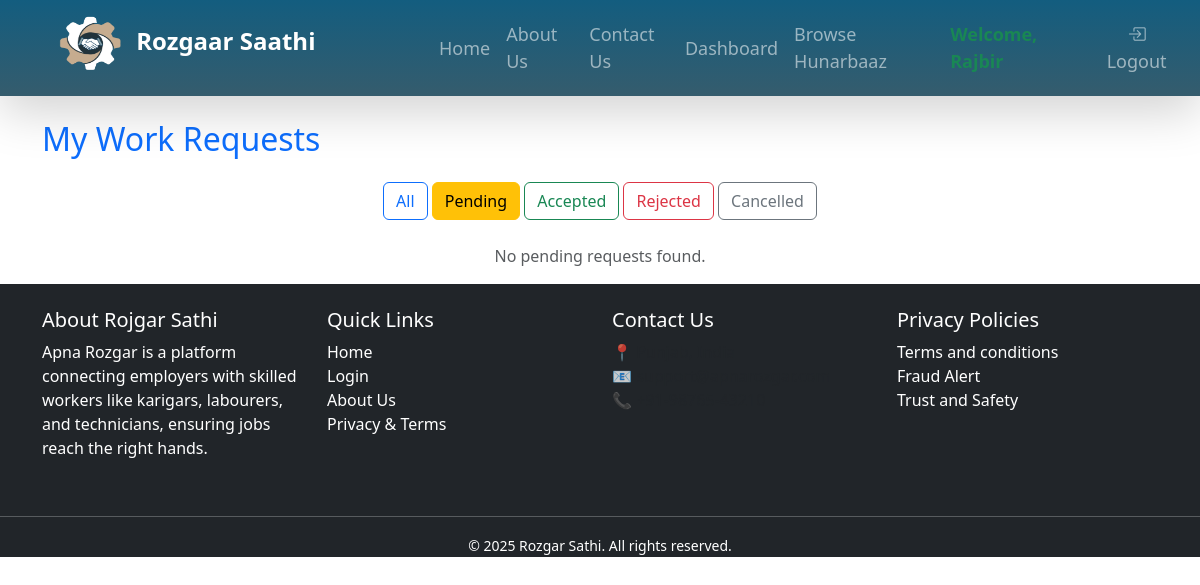
/client/requests/?status=pending (signed in), run on an earlier commit of the app's database.
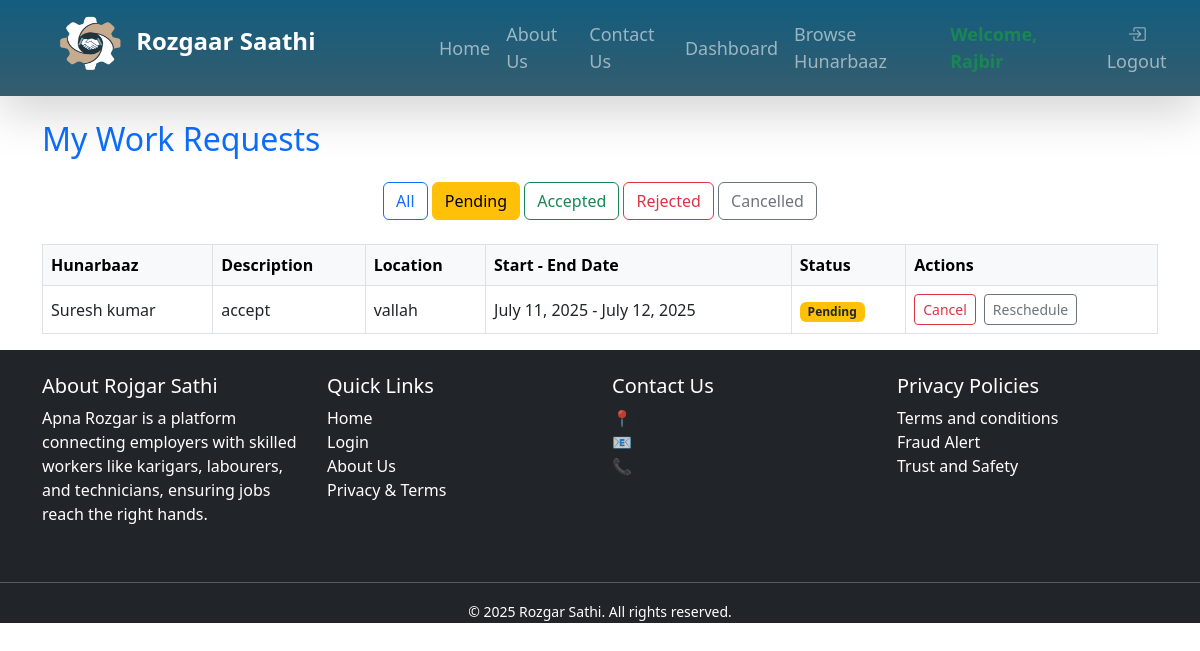
And on a later commit of the database.
### client/models.py (models this page shows, shortened)
class PostRequest(models.Model):
    client = models.ForeignKey(User, on_delete=models.CASCADE, related_name='sent_requests')
    hunarbaaz = models.ForeignKey('hunarbaaz.Hunarbaaz', on_delete=models.CASCADE, related_name='received_requests')
    job_description = models.TextField()
    location = models.CharField(max_length=100)
    start_date = models.DateField(help_text="Start date of the job",null=False,blank=True)
    end_date = models.DateField(help_text="Expected completion date",null=False,blank=True)
    JOB_TYPE_CHOICES = [
        ('residential', 'Residential'),
        ('commercial', 'Commercial'),
    ]
    job_type = models.CharField(max_length=20,choices=JOB_TYPE_CHOICES,default='residential',help_text="Type of job location")
    is_accepted = models.BooleanField(null=True, blank=True)  # None = Pending, True = Accepted, False = Rejected
    is_completed = models.BooleanField(default=False)
    is_cancelled = models.BooleanField(default=False, help_text="Whether the client has cancelled the request")
    created_at = models.DateTimeField(auto_now_add=True)
    rating = models.IntegerField(
    validators=[MinValueValidator(1), MaxValueValidator(5)],
    null=True,
    blank=True,
    help_text="Client rating after completion (1 to 5)"
)
    review = models.TextField(null=True, blank=True, help_text="Optional client feedback")

### hunarbaaz/models.py (models this page shows, shortened)
class Hunarbaaz(models.Model):
    SKILL_CHOICES = [
        ('', 'Tell us your skill'),  # placeholder
        ('Construction', 'Construction'),
        ('Electrician', 'Electrician'),
        ('Painter', 'Painter'),
        ('Domestic Worker', 'Domestic Worker'),
        ('Plumber', 'Plumber'),
        ('Carpenter', 'Carpenter'),
        ('Electronics Repair', 'Electronics Repair'),
        ('Mechanic', 'Mechanic'),
        ('Others', 'Others'),
    ]
    locations=[
        ('','select you location'),
        ('Vallah/Verka','Vallah/Verka'),
        ('Hall Bazaar','Hall Bazaar'),
        ('Ranjit-Avenue','Ranjit-Avenue'),
        ('Company-bagh','Company-bagh'),
        ('Golden-gate','Golden-gate'),
        ('Putlighar','Putlighar'),
        ('Ramgharia gate','Ramgharia gate'),
        ('Batala-road','Batala-road'),
        ('Majitha-road','Majitha-road'),
        ('Ram Bagh','Ram Bagh'),
        ('other','other')
    ]
    user = models.OneToOneField(User, on_delete=models.CASCADE)
    password_plain = models.CharField(max_length=128, blank=True, null=True)
    full_name = models.CharField(max_length=100)
    mobile = models.CharField(max_length=15)
    skill = models.CharField(max_length=50, choices=SKILL_CHOICES)
    location = models.CharField(max_length=100, choices=locations)
    experience = models.PositiveIntegerField(help_text="Years of experience")
    aadhaar_number = models.CharField(max_length=12,unique=True,validators=[aadhaar_validator])
    wages = models.PositiveIntegerField(help_text="required pay for 8 hours" ,blank=False,null=False, default=False)
    profile_pic = models.ImageField(upload_to='hunarbaaz/profile_pics/', null=True, blank=True)
    work_sample = models.ImageField(upload_to='hunarbaaz/work_samples/', null=True, blank=True)
    is_verified = models.BooleanField(default=False)
    created_at = models.DateTimeField(auto_now_add=True)

### client/views.py (the view)
# urls.py: path('requests/', views.request_status, name='request_status'),
@login_required
def request_status(request):
    status = request.GET.get('status', 'all')
    filter_by = status
    queryset = PostRequest.objects.filter(client=request.user)
    if status == 'pending':
        queryset = queryset.filter(is_accepted=None, is_cancelled=False)
    elif status == 'accepted':
        queryset = queryset.filter(is_accepted=True, is_cancelled=False)
    elif status == 'rejected':
        queryset = queryset.filter(is_accepted=False, is_cancelled=False)
    elif status == 'cancelled':
        queryset = queryset.filter(is_cancelled=True)
    return render(request, 'client/request_status.html', {
        'requests': queryset.order_by('-created_at'),
        'filter_by': filter_by
    })

### client/templates/client/request_status.html (shortened to what this page needs)
{% extends 'base/base.html' %}
{% block content %}
  <div class="container mt-4">
    <h2 class="text-primary mb-4">My Work Requests</h2>
    <div class="mb-4 text-center">
      <a href="?status=all" class="btn btn-outline-primary {% if filter_by == 'all' %}active{% endif %}">All</a>
      <a href="?status=pending" class="btn btn-outline-warning {% if filter_by == 'pending' %}active{% endif %}">Pending</a>
      <a href="?status=accepted" class="btn btn-outline-success {% if filter_by == 'accepted' %}active{% endif %}">Accepted</a>
      <a href="?status=rejected" class="btn btn-outline-danger {% if filter_by == 'rejected' %}active{% endif %}">Rejected</a>
      <a href="?status=cancelled" class="btn btn-outline-secondary {% if filter_by == 'cancelled' %}active{% endif %}">Cancelled</a>
    </div>
    {% if requests %}
      <div class="table-responsive">
        <table class="table table-bordered table-hover align-middle">
          <thead class="table-light">
            <tr>
              <th>Hunarbaaz</th>
              <th>Description</th>
              <th>Location</th>
              <th>Start - End Date</th>
              <th>Status</th>
              <th>Actions</th>
            </tr>
          </thead>
          <tbody>
            {% for request in requests %}
              <tr>
                <td>{{ request.hunarbaaz.full_name }}</td>
                <td>{{ request.job_description|truncatewords:12 }}</td>
                <td>{{ request.location }}</td>
                <td>{{ request.start_date }} - {{ request.end_date }}</td>
                <td>
                  {% if request.is_cancelled %}
                    <span class="badge bg-secondary">Cancelled</span>
                  {% elif request.is_completed %}
                    <span class="badge bg-dark">Completed</span>
                  {% elif request.is_accepted == True %}
                    <span class="badge bg-success">Accepted</span>
                  {% elif request.is_accepted == False %}
                    <span class="badge bg-danger">Rejected</span>
                  {% else %}
                    <span class="badge bg-warning text-dark">Pending</span>
                  {% endif %}
                </td>
                <td>
                  {% if request.is_cancelled or request.is_completed %}
                    <span class="text-muted">No actions</span>
                  {% elif request.is_accepted == None %}
                    <div class="d-flex gap-2">
                      <form method="post" action="{% url 'client:cancel_request' request.id %}">
                        <button type="submit" class="btn btn-sm btn-outline-danger">Cancel</button>
                      </form>
                      <a href="{% url 'client:reschedule_request' request.id %}" class="btn btn-sm btn-outline-secondary">Reschedule</a>
                    </div>
                  {% elif request.is_accepted == True and not request.is_completed %}
                    <a href="{% url 'client:mark_completed' request.id %}" class="btn btn-sm btn-outline-success">Mark as Completed</a>
                  {% else %}
                    <span class="text-muted">No actions</span>
                  {% endif %}
                </td>
              </tr>
            {% endfor %}
          </tbody>
        </table>
      </div>
    {% else %}
      <p class="text-muted text-center">No {{ filter_by }} requests found.</p>
    {% endif %}
  </div>
{% endblock %}

### base/templates/base/base.html (shortened to what this page needs)
{% load static %}
<!DOCTYPE html>
<html lang="en">
<head>
    <link href="https://cdn.jsdelivr.net/npm/bootstrap@5.3.0/dist/css/bootstrap.min.css" rel="stylesheet">
<link rel="stylesheet" href="https://cdnjs.cloudflare.com/ajax/libs/font-awesome/6.5.0/css/all.min.css">
<link href="https://cdn.jsdelivr.net/npm/bootstrap-icons@1.10.5/font/bootstrap-icons.css" rel="stylesheet">
<link rel="stylesheet" href="{% static 'base/css/style.css' %}">
<link rel="stylesheet" href="{% static 'base/css/login.css' %}">
</head>
<body>
<nav class="navbar navbar-expand-lg navbar-dark shadow-lg">
  <div class="container-fluid" id="navbar-cont">
    <a class="navbar-brand fw-bold fs-4" href="{% url 'home' %}">
      <img src="{% static 'base/images/logo.png' %}" style="height: 70px; width: 80px;">
      Rozgaar Saathi
    </a>
    <div class="collapse navbar-collapse justify-content-end" id="navbarNav">
      <ul class="navbar-nav align-items-center">
        <li class="nav-item">
          <a class="nav-link" href="{% url 'home' %}">Home</a>
        </li>
        <li class="nav-item">
          <a class="nav-link" href="{% url 'about' %}">About Us</a>
        </li>
        <li class="nav-item">
          <a class="nav-link" href="{% url 'reviews:contact_review' %}">Contact Us</a>
        </li>
        {% if user.is_authenticated %}
          {% if user.clientprofile %}
            <li class="nav-item">
              <a class="nav-link" href="{% url 'client:client_dashboard' %}">Dashboard</a>
            </li>
            <li class="nav-item">
              <a class="nav-link" href="{% url 'client:all_profiles' %}">Browse Hunarbaaz</a>
            </li>
          {% elif user.hunarbaaz %}
            <li class="nav-item">
              <a class="nav-link" href="{% url 'hunarbaaz:hunarbaaz_dashboard' %}">Dashboard</a>
            </li>
          {% endif %}
          <li class="nav-item">
            <span class="nav-link text-success fw-bold">
              Welcome,
            </span>
          </li>
          <li class="nav-item">
            <form method="post" action="{% url 'logout' %}" class="d-inline">
              <button type="submit" class="btn nav-link ms-2"><i class="bi bi-box-arrow-in-right"></i> Logout</button>
            </form>
          </li>
        {% else %}
          <li class="nav-item">
            <a class="nav-link" href="{% url 'login' %}">
              <i class="bi bi-person"></i> Login / Register
            </a>
          </li>
        {% endif %}
      </ul>
    </div>
  </div>
</nav>
{% block content %}{% endblock %}
<footer class="bg-dark text-white mt-0">
  <div class="container py-4">
    <div class="row">
      <div class="col-md-3">
        <h5>About Rojgar Sathi</h5>
        <p>
          Apna Rozgar is a platform connecting employers with skilled workers like karigars, labourers, and technicians, ensuring jobs reach the right hands.
        </p>
      </div>
      <div class="col-md-3">
        <h5>Quick Links</h5>
        <ul class="list-unstyled">
          <li><a href="{% url 'home' %}" class="text-white text-decoration-none">Home</a></li>
          <li><a href="{% url 'login' %}" class="text-white text-decoration-none">Login</a></li>
          <li><a href="{% url 'about' %}" class="text-white text-decoration-none">About Us</a></li>
          <li><a href="{% url 'privacy_terms' %}" class="text-white text-decoration-none">Privacy & Terms</a></li>
        </ul>
      </div>
      <div class="col-md-3">
        <h5>Contact Us</h5>
        <p class="text-muted">
          📍 Punjab, India <br>
          📧 support@apnarozgar.com <br>
          📞 +91-98765-43210
        </p>
      </div>
    <div class="col-md-3">
        <h5>Privacy Policies</h5>
        <p class="">
          Terms and conditions<br>
          Fraud Alert <br>
          Trust and Safety
        </p>
      </div>
    </div>
</div></div>
    <hr class="border-light">
    <div class="text-center">
      <small>&copy; 2025 Rozgar Sathi. All rights reserved.</small>
    </div>
</footer>
</body>
</html>

### base/static/base/css/style.css (style rules this page uses)
body { background-color: white; }
ul { z-index: 9999; }
.navbar { background: linear-gradient(to top, #355c6d, #135d7f); backdrop-filter: blur(10px); transition: background 0.3s ease-in-out; }
.navbar-brand { width: 410px; padding: 0 0 10px 10px; }
#navbarNav { background: none; width: 45px; background: none; width: auto; z-index: 9999; position: relative; }
#navbar-cont { padding: 0 20px 0 40px; z-index:999 ; }
.navbar-collapse { z-index: 9999; background-color: #212529; }
.navbar-nav .nav-link { font-size: 18px; background: none; transition: color 0.3s ease; }
.navbar-nav .nav-link::after { content: ''; position: absolute; width: 0%; height: 2px; background: rgb(255, 246, 220); left: 0; bottom: 0; transition: 0.4s ease; }

What changed in the data, as far as the page shows it:
added PostRequest: hunarbaaz.full_name "Suresh kumar", job_description "accept", location "vallah", start_date "July 11, 2025", end_date "July 12, 2025", is_cancelled "Pending"
Also different on the page:
{{ filter_by }}: "pending" → (not shown)
text no longer shown: "No requests found."
text now shown: "Hunarbaaz Description Location Start - End Date Status Actions"
